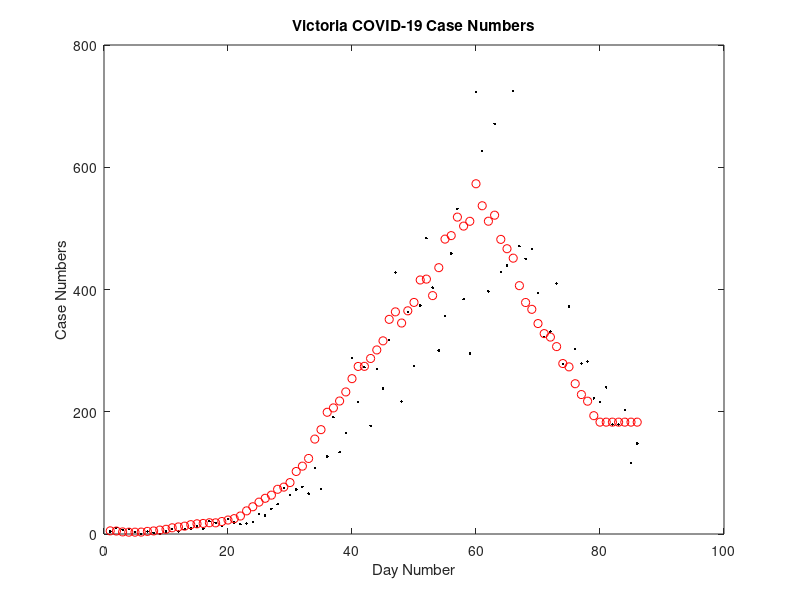

Here is the MATLAB script that generated this plot: (Note: this script raises an error after producing the figure.)
% Harry Choi 32464223
% 06-May-2021
% Lab 8 Task 5
% This one uses the linreg function from the preliminary
close all; clc; clear

% import data
data = importdata('covid19_aus_20200825.dat').data;
t = data(1:end, 1);
N = data(1:end, 3);

% plot
plot(t, N,'.k')
title('Victoria COVID-19 Case Numbers')
xlabel('Day Number')
ylabel('Case Numbers')

% 7 day averages
L = length(N);
day7ave=zeros(1,L); % initialise array
% set values for which 7 day averages cannot be found
day7ave(L-6:L) = mean(N(L-6:L));
for i = 1:L-7 % find 7 day averages
    day7ave(i)=mean(N(i:i+6));
end
hold on
plot(t, day7ave, 'ro')

% arrays and cells for fits
fstr = ["","",""]; % functions as strings
f = {}; r2s = []; a0 = []; a1 = [];
% period 1: exponential fit
p = 1:37;
domx = t(p);
[a0(1),a1(1),r2s(1)] = linreg(domx,log(day7ave(p))');
a0(1) = exp(a0(1));
f{1} = @(x) a0(1)*exp(a1(1)*x);
plot(domx,f{1}(domx))
fstr(1) = sprintf("%.4f*e^{%.4f*t}",a0(1),a1(1));
% period 2: linear fit
p = 38:63;
domx = t(p);
[a0(2),a1(2),r2s(2)] = linreg(domx,day7ave(p)');
f{2} = @(x) a0(2)+a1(2)*x;
plot(domx,f{2}(domx))
fstr(2) = sprintf("%.4f+%.4f*t",a0(2),a1(2));
% period 3: exponential fit, the sequel
p = 64:length(t);
domx = t(p);
[a0(3),a1(3),r2s(3)] = linreg(domx,log(day7ave(p))');
a0(3) = exp(a0(3));
f{3} = @(x) a0(3)*exp(a1(3)*x);
plot(domx,f{3}(domx))
fstr(3) = sprintf("%.4f*e^{%.4f*t}",a0(3),a1(3));


% print output
fprintf('Period  Fitted Equation               R^2\n')
fprintf('%6g  N = %24s  %.4f\n',[1:3;fstr;r2s])

% legend
legend('Victoria Case Numbers','7 Day Average','Period 1','Period 2','Period 3','Location', 'best')

% calculate day 86 if no action was taken from period 1
fprintf('\nExpected average daily case numbers at day 86 (25th Aug)\nif no action was taken from period 1: %.0f',f{1}(86))